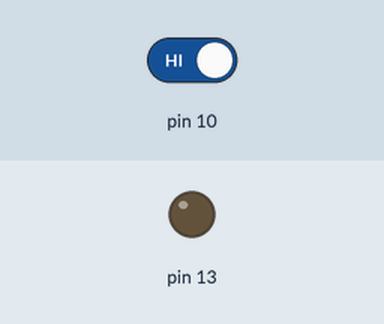
Simulated run of this sketch. Board: Arduino Uno, built with avr-gcc and run on an emulated ATmega328P. On the bench: output pins drawn as LEDs (lit = HIGH). Inputs (shaded band) come from the test bench; at power-on: pin 10 HIGH.

Above: at 1.2 s.
1.3 s: pin 10 driven LOW
At 2.3 s:
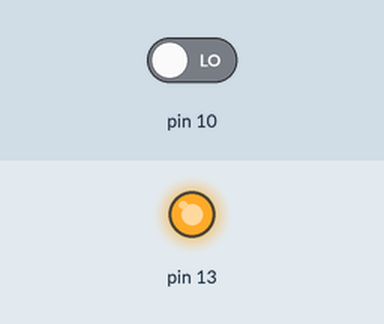
2.8 s: pin 10 driven HIGH
At 3.5 s:
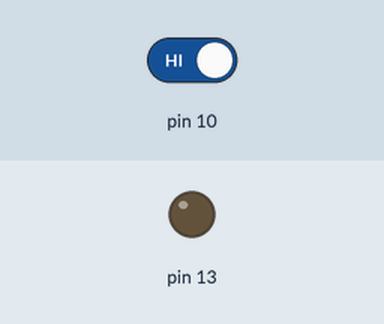
Timing chart, 0 to 5.8 s (numbered marks = the images above; inputs shaded):
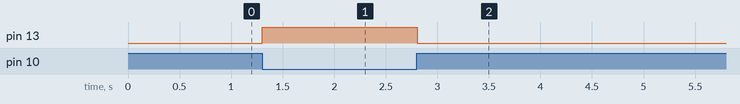

Measured:
- after the input at 1.3 s, pin 13: LOW → HIGH at once
- after the input at 2.8 s, pin 13: HIGH → LOW at once

The sketch:

IR_sensor.ino
```cpp
void setup(){
  pinMode(10, INPUT);
  pinMode(13, OUTPUT);
}
void loop(){
  if(digitalRead(10)==LOW){
    digitalWrite(13,HIGH);
    delay(10);
  }
  else{
    digitalWrite(13, LOW);
    delay(10);
  }
}
```
